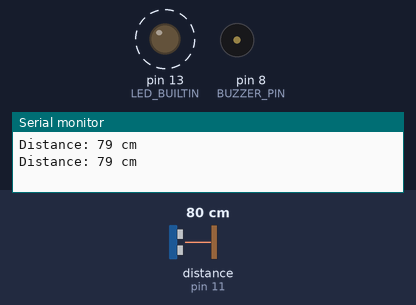
Bench run of a sketch on a simulated Arduino Uno, built with avr-gcc and run on an emulated ATmega328P. On the bench: output pins drawn as LEDs (lit = HIGH), buzzer (waves = sounding), the last lines printed to the serial monitor. Wiring (inferred from the names in the program): ultrasonic range finder: trigger pin 12; echo pin 11. Dashed ring = blinking. The test bench sets the inputs (shaded band); at power-on: distance to the obstacle (sensor on pin 11) 80 cm. The echo pulse lasts 58.3 µs per cm; pins used as bus, display or sensor lines are not drawn.

Above: at 2.0 s.
2.1 s: distance to the obstacle (sensor on pin 11) set to 2 cm
At 2.86 s:
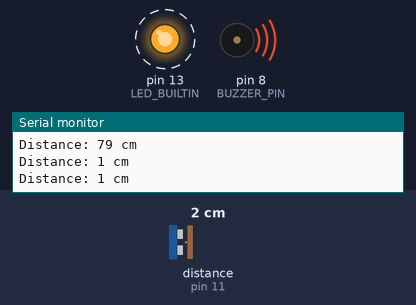
5.6 s: distance to the obstacle (sensor on pin 11) set to 9 cm
At 6.8 s:
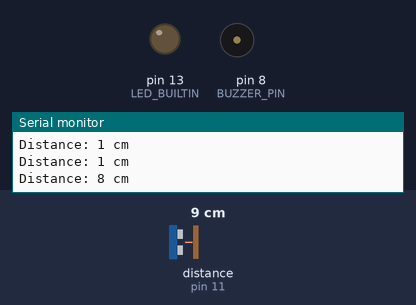
Timing chart, 0 to 15.1 s (numbered marks = the images above; inputs shaded):
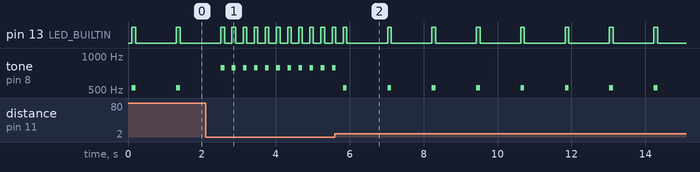

The sketch:

Lab03ArduinoNoLibrariesRequired.ino
```cpp
// Arduino_lab_3_no_libraries.ino
// CSC 230 Fall 2023
// Arduino Lab #3 Ultrasonic Sensor - Without Libraries
//
// Author: Steve Ellermann
// Modified: 2023-02-28
//
// https://www.arduino.cc/reference/en/
//
// Ardunio (Elegoo) Uno R3 Board
// 5V Passive Buzzer
// HC-SR04 Ultrasonic Module
//
// Passive Bussier Wiring
// + to Digital "8"
// - to Digital "GND"
//
// HC-SR04 Ultrasonic Module Wiring
// VCC to Power "5V"
// TRIG to Digital "12"
// ECHO to Ditial "11"
// GND to Power "GND"

#define TRIG_PIN 12     // for the ultrasonic sensor
#define ECHO_PIN 11     // for the ultrasonic sensor
#define BUZZER_PIN 8    // for passive buzzer
#define NOTE_C5  523    // for passive buzzer
#define NOTE_G5  784    // for passive buzzer
long duration;
long distance;

void setup() {
   Serial.begin(9600);
   // initialize digital pin TRIG_PIN as an output.
   pinMode(TRIG_PIN, OUTPUT);
   // initialize digital pin ECHO_PIN as an input.
   pinMode(ECHO_PIN, INPUT);
   // initialize digital pin LED_BUILTIN as an output.
   pinMode(LED_BUILTIN, OUTPUT);
   // initialize digital pin BUZZER_PIN as an output.
   pinMode(BUZZER_PIN, OUTPUT);
}

// repeat infinitely
void loop() {
    digitalWrite(TRIG_PIN, LOW);
    delayMicroseconds(2);

    digitalWrite(TRIG_PIN, HIGH);
    delayMicroseconds(10);
    digitalWrite(TRIG_PIN, LOW);

    duration = pulseIn(ECHO_PIN, HIGH);

    distance = (duration * 0.0343) / 2;

    Serial.print("Distance: ");
    Serial.print(distance);
    Serial.println(" cm");
    delay(100);

    if (distance > 5) {
        // turn the LED on (HIGH is the voltage level)
        digitalWrite(LED_BUILTIN, HIGH);

        // play a tone on the passive buzzer
        tone(8, NOTE_C5, 100);

        // wait for 100 milliseconds
        delay(100);

        // turn the LED off by making the voltage LOW
        digitalWrite(LED_BUILTIN, LOW);

        // turn the tone off
        noTone(8);

        // wait for 1000 milliseconds
	    delay(1000);
    }

    if (distance <= 5) {
        // turn the LED on (HIGH is the voltage level)
        digitalWrite(LED_BUILTIN, HIGH);

        // play a tone on the passive buzzer
        tone(8, NOTE_G5, 100);

        // wait for 100 milliseconds
        delay(100);

        // turn the LED off by making the voltage LOW
        digitalWrite(LED_BUILTIN, LOW);

        // turn the tone off
        noTone(8);

        // wait for 100 milliseconds
	    delay(100);
    }
}
```

Measured:
- after the input at 2.1 s, pin 13 (LED_BUILTIN): alternates HIGH for 0.10 s and LOW for 0.20 s, starting after 0.71 s; tone on pin 8 (BUZZER_PIN): alternates 784 Hz for 0.10 s and silent for 0.20 s, starting after 0.41 s
- by itself, pin 13 (LED_BUILTIN): alternates HIGH for 0.10 s and LOW for 1.1 s
- by itself, tone on pin 8 (BUZZER_PIN): alternates 523 Hz for 0.10 s and silent for 1.1 s
